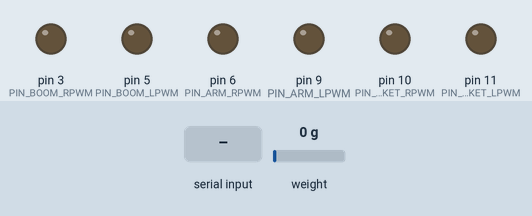
This sketch was run on a simulated Arduino Uno, built with avr-gcc and run on an emulated ATmega328P. Shown: output pins drawn as LEDs (lit = HIGH). The inputs (shaded band) are chosen by the test bench; at power-on: weight on the scale 0 g. What the sketch prints to the serial monitor is not drawn.

Above: at 2.2 s.
2.3 s: "i" received over Serial
At 3.1 s:
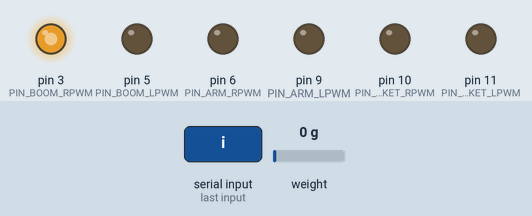
4.0 s: "k" received over Serial
At 5.3 s:
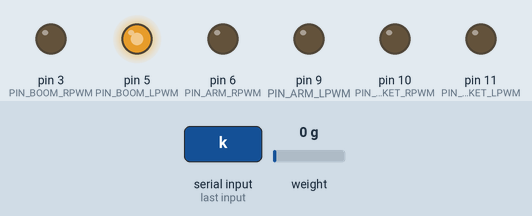
5.6 s: "w" received over Serial
At 6.5 s:
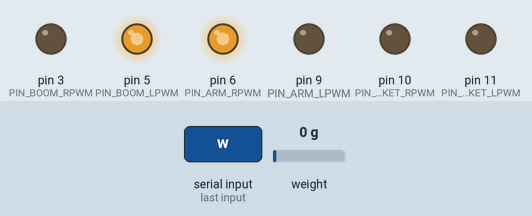
7.1 s: "I" received over Serial
At 7.6 s:
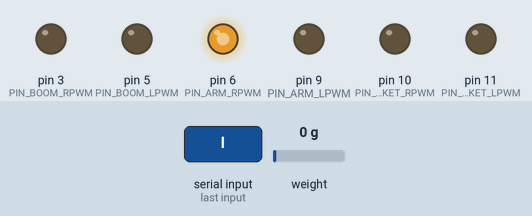
8.6 s: "s" received over Serial
At 9.8 s:
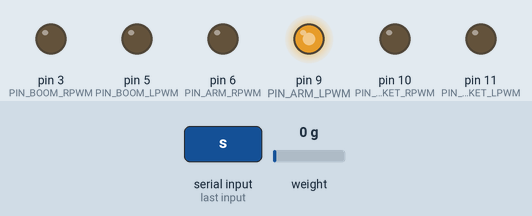
10.2 s: "l" received over Serial
At 10.9 s:
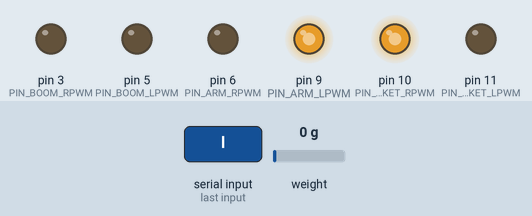
Timing chart, 0 to 12.7 s (numbered marks = the images above; inputs shaded):
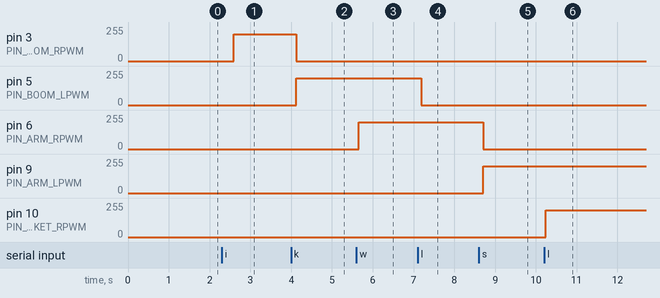

The sketch:

added_loadcell.ino
```cpp
/*
 * 캡톤 프로젝트: 3-액추에이터 제어 + 로드셀 측정 (통합본)
 * - Python과 연동
 * - Go(소문자), Stop(대문자) 명령 수신 (제어)
 * - 로드셀 값을 PC로 실시간 전송 (측정)
 */

#include "HX711.h"

// --- 핀 설정 ---
// 붐 (Boom): 핀 3, 5
constexpr uint8_t PIN_BOOM_RPWM = 3;
constexpr uint8_t PIN_BOOM_LPWM = 5;

// 암 (Arm): 핀 6, 9
constexpr uint8_t PIN_ARM_RPWM = 6;
constexpr uint8_t PIN_ARM_LPWM = 9;

// 버킷 (Bucket): 핀 10, 11
constexpr uint8_t PIN_BUCKET_RPWM = 10;
constexpr uint8_t PIN_BUCKET_LPWM = 11;

// 속도 (0~255)
constexpr uint8_t PWM_MAX = 200;

// 로드셀 핀 설정 (A0, A1로 변경)
const int LOADCELL_DOUT_PIN = A0; // DT 핀
const int LOADCELL_SCK_PIN = A1;  // SCK 핀

// 로드셀 객체 생성
HX711 scale;

// --- 헬퍼 함수: 드라이버 제어 ---
void drive(int pinPwm, int pinLow, int speed) {
  digitalWrite(pinLow, LOW);
  analogWrite(pinPwm, speed);
}
void stop(int pin1, int pin2) {
  digitalWrite(pin1, LOW);
  digitalWrite(pin2, LOW);
}

void setup() {
  // 6개 핀 모두 OUTPUT으로 설정
  pinMode(PIN_BOOM_RPWM, OUTPUT);
  pinMode(PIN_BOOM_LPWM, OUTPUT);
  pinMode(PIN_ARM_RPWM, OUTPUT);
  pinMode(PIN_ARM_LPWM, OUTPUT);
  pinMode(PIN_BUCKET_RPWM, OUTPUT);
  pinMode(PIN_BUCKET_LPWM, OUTPUT);

  // 모든 액추에이터 정지 상태로 시작
  stop(PIN_BOOM_RPWM, PIN_BOOM_LPWM);
  stop(PIN_ARM_RPWM, PIN_ARM_LPWM);
  stop(PIN_BUCKET_RPWM, PIN_BUCKET_LPWM);

  Serial.begin(9600);
  Serial.println("제어 및 로드셀 측정 대기 중...");

  // 로드셀 초기화
  Serial.println("로드셀 초기화 중...");
  scale.begin(LOADCELL_DOUT_PIN, LOADCELL_SCK_PIN);

  Serial.println("현재 무게를 0점(Tare)으로 설정합니다.");
  scale.tare(); // 현재 무게를 0으로 설정
  Serial.println("0점 설정 완료. 데이터 전송 시작.");
}

void loop() {

  // --- 1. Python으로부터 제어 명령 수신 ---
  if (Serial.available()) {
    char cmd = Serial.read();
    switch (cmd) {
      // === 붐 (i/k) ===
      case 'i': drive(PIN_BOOM_RPWM, PIN_BOOM_LPWM, PWM_MAX); break;
      case 'k': drive(PIN_BOOM_LPWM, PIN_BOOM_RPWM, PWM_MAX); break;
      case 'I':
      case 'K': stop(PIN_BOOM_RPWM, PIN_BOOM_LPWM); break;

      // === 암 (w/s) ===
      case 'w': drive(PIN_ARM_RPWM, PIN_ARM_LPWM, PWM_MAX); break;
      case 's': drive(PIN_ARM_LPWM, PIN_ARM_RPWM, PWM_MAX); break;
      case 'W':
      case 'S': stop(PIN_ARM_RPWM, PIN_ARM_LPWM); break;

      // === 버킷 (j/l) ===
      case 'l': drive(PIN_BUCKET_RPWM, PIN_BUCKET_LPWM, PWM_MAX); break;
      case 'j': drive(PIN_BUCKET_LPWM, PIN_BUCKET_RPWM, PWM_MAX); break;
      case 'L':
      case 'J': stop(PIN_BUCKET_RPWM, PIN_BUCKET_LPWM); break;
    }
  }

  // --- 2. 로드셀 값 측정 및 PC로 전송 ---
  if (scale.is_ready()) {
    long reading = scale.get_value(5); // 5번 평균
    Serial.println(reading); // PC(Python)로 전송
  }

  delay(10); // 루프 안정화
}
```

Measured:
- after the input at 2.3 s, pin 3 (PIN_BOOM_RPWM): 0/255 → 200/255 after 0.29 s
- after the input at 4.0 s, pin 3 (PIN_BOOM_RPWM): 200/255 → 0/255 after 0.12 s; pin 5 (PIN_BOOM_LPWM): 0/255 → 200/255 after 0.12 s
- after the input at 5.6 s, pin 6 (PIN_ARM_RPWM): 0/255 → 200/255 after 0.05 s
- after the input at 7.1 s, pin 5 (PIN_BOOM_LPWM): 200/255 → 0/255 after 0.08 s
- after the input at 8.6 s, pin 6 (PIN_ARM_RPWM): 200/255 → 0/255 after 0.12 s; pin 9 (PIN_ARM_LPWM): 0/255 → 200/255 after 0.12 s
- after the input at 10.2 s, pin 10 (PIN_BUCKET_RPWM): 0/255 → 200/255 after 0.05 s
